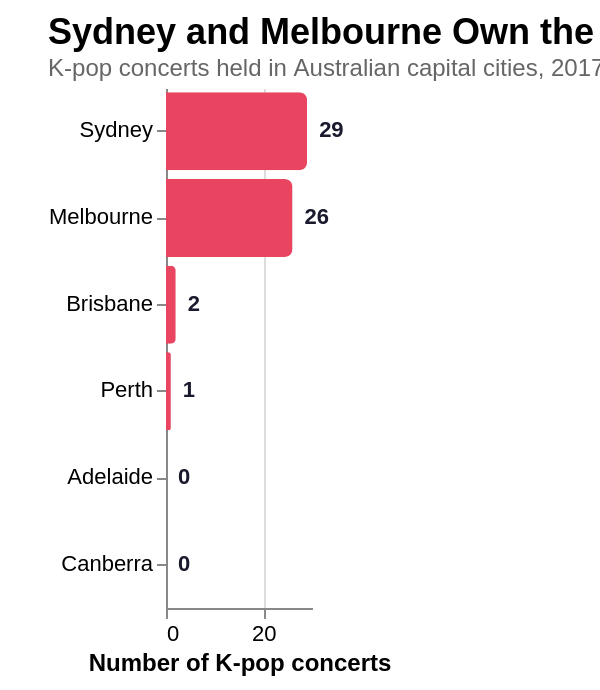

Vega-Lite specification for this chart:
### Vega-Lite specification from a JSON file in a GitHub repository (floating-point values rounded to 4 significant figures)
{"title": {"text": "Sydney and Melbourne Own the Tour Circuit", "subtitle": "K-pop concerts held in Australian capital cities, 2017–2024. Source: Wikipedia tour pages.", "anchor": "start", "fontSize": 18, "subtitleFontSize": 12, "subtitleColor": "#666"}, "width": "container", "height": 260, "autosize": {"type": "fit-x", "contains": "padding"}, "config": {"view": {"stroke": null}, "axis": {"labelFontSize": 11, "titleFontSize": 12}, "legend": {"orient": "bottom", "titleFontSize": 12, "labelFontSize": 11, "padding": 12, "offset": 12, "columns": 0}}, "data": {"values": [{"city": "Sydney", "concerts": 29, "total_capacity": 432500}, {"city": "Melbourne", "concerts": 26, "total_capacity": 343720}, {"city": "Brisbane", "concerts": 2, "total_capacity": 4700}, {"city": "Perth", "concerts": 1, "total_capacity": 2500}, {"city": "Adelaide", "concerts": 0, "total_capacity": 0}, {"city": "Canberra", "concerts": 0, "total_capacity": 0}]}, "layer": [{"mark": {"type": "bar", "color": "#e94560", "cornerRadiusEnd": 4}, "encoding": {"y": {"field": "city", "type": "nominal", "sort": "-x", "title": null}, "x": {"field": "concerts", "type": "quantitative", "title": "Number of K-pop concerts", "axis": {"tickMinStep": 1}}, "tooltip": [{"field": "city", "title": "City"}, {"field": "concerts", "title": "Concerts"}, {"field": "total_capacity", "title": "Combined venue capacity", "format": ","}]}}, {"mark": {"type": "text", "align": "left", "dx": 6, "color": "#1a1a2e", "fontWeight": "bold"}, "encoding": {"y": {"field": "city", "type": "nominal", "sort": "-x"}, "x": {"field": "concerts", "type": "quantitative"}, "text": {"field": "concerts"}}}], "$schema": "https://vega.github.io/schema/vega-lite/v5.json", "padding": {"left": 24, "right": 24, "top": 8, "bottom": 8}}
